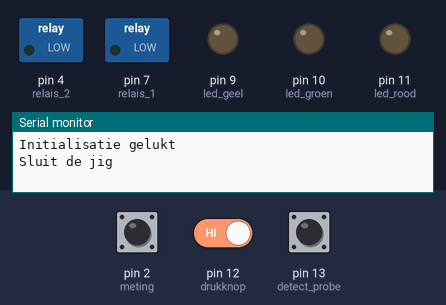
Simulated run of this program. Board: Arduino Uno, built with avr-gcc and run on an emulated ATmega328P. On the bench: switched loads named in the program (green lamp = pin HIGH), output pins drawn as LEDs (lit = HIGH), the last lines printed to the serial monitor. Dashed ring = blinking. The test bench sets the inputs (shaded band); at power-on: pin 13 (detect_probe) HIGH, pin 12 (drukknop) HIGH, pin 2 (meting) HIGH.

Above: at 1.2 s.
1.3 s: pin 13 (detect_probe) pulled LOW for 0.15 s
At 1.37 s:
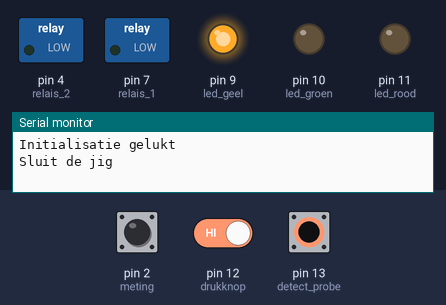
2.9 s: pin 13 (detect_probe) pulled LOW for 3.2 s
At 7.3 s:
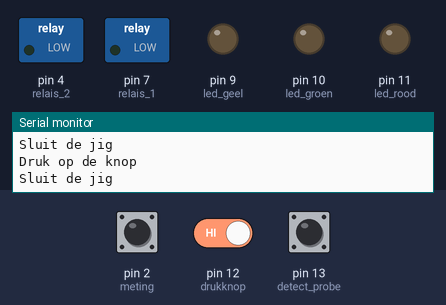
7.6 s: pin 12 (drukknop) driven LOW and pin 13 (detect_probe) driven LOW
At 7.91 s:
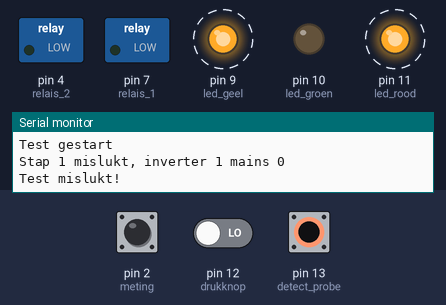
10.6 s: pin 2 (meting) pulled LOW for 0.15 s
At 10.77 s:
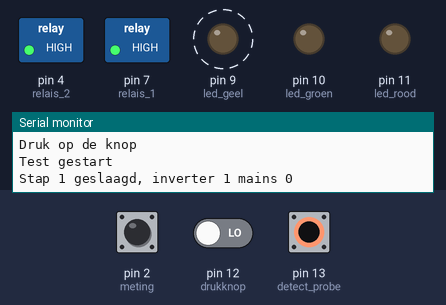
13.6 s: pin 2 (meting) pulled LOW for 1 s
At 14.35 s:
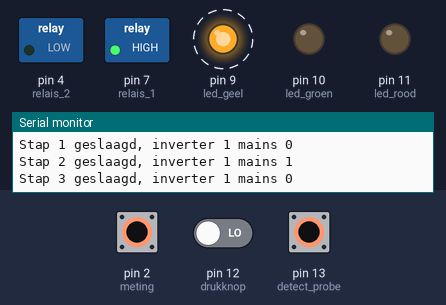
16.6 s: pin 2 (meting) pulled LOW for 3.2 s
At 18.27 s:
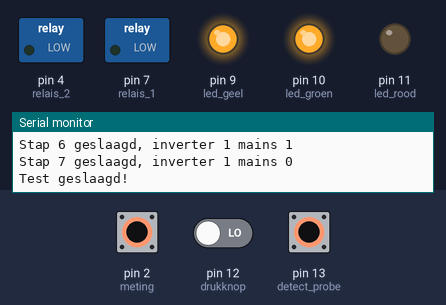
Timing chart, 0 to 22.3 s (numbered marks = the images above; inputs shaded):
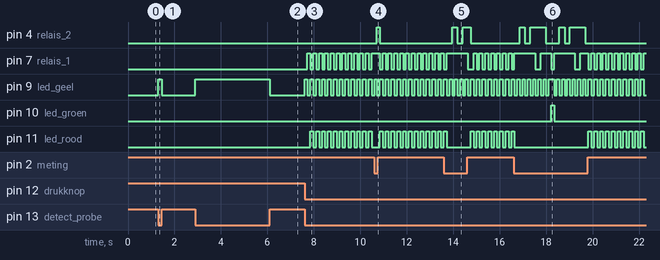

Measured:
- after the input at 1.3 s, pin 9 (led_geel): LOW → HIGH at once, → LOW 0.15 s later
- after the input at 2.9 s, pin 9 (led_geel): LOW → HIGH at once, → LOW 3.2 s later
- after the input at 7.6 s, pin 7 (relais_1): alternates HIGH for 0.13 s and LOW for 0.13 s, starting after 0.13 s; pin 9 (led_geel): alternates HIGH for 0.13 s and LOW for 0.13 s, starting at once; pin 11 (led_rood): alternates HIGH for 0.13 s and LOW for 0.13 s, starting after 0.25 s
- after the input at 10.6 s, pin 4 (relais_2): LOW → HIGH after 0.11 s, → LOW 0.13 s later
- after the input at 13.6 s, pin 4 (relais_2): LOW → HIGH after 0.35 s, → LOW 0.23 s later, → HIGH 0.23 s later, → LOW 0.35 s later
- after the input at 16.6 s, pin 4 (relais_2): LOW → HIGH after 0.26 s, → LOW 0.23 s later, → HIGH 0.23 s later, → LOW 0.68 s later, … (8 changes in this stretch); pin 10 (led_groen): LOW → HIGH after 1.6 s, → LOW 0.13 s later

The program:

main.cpp
```cpp
#include <Arduino.h>
#include "functies.h"

void setup() {
    initialisatie();                                       // Configureer de pinnen
    resettest();                                           // Zet alles uit bij de start
}

void loop() {
    if (detectprobe()) {                                   // Controleer of detectprobe actief is
        resettest();                                       // Reset dus zet alles uit
        return;
    }
    starttest();                                           // Wachten op start

    bool result = schakelrelais(HIGH, LOW);                // Schakel relais 1
    if(result) result = schakelrelais(HIGH, HIGH);         // Schakel relais 1 en 2
    if(result) result = schakelrelais(HIGH, LOW);          // Schakel relais 1
    if(result) result = schakelrelais(HIGH, HIGH);         // Schakel relais 1 en 2
    if(result) result = schakelrelais(LOW, HIGH);          // Schakel relais 2
    if(result) result = schakelrelais(HIGH, HIGH);         // Schakel relais 1 en 2
    if(result) result = schakelrelais(HIGH, LOW);          // Schakel relais 1
    if(result) {                                           // Test geslaagd dus reset test
        Serial.println("Test geslaagd!");
        digitalWrite(relais_1, LOW);
        digitalWrite(relais_2, LOW);
        digitalWrite(led_groen, HIGH);
    }
    else {
        digitalWrite(relais_1, LOW);
        digitalWrite(relais_2, LOW);
    }
}
```

functies.h
```cpp
#ifndef functies_h
#define functies_h

// Pin definities
#define meting 2
#define relais_2 4
#define relais_1 7
#define led_geel 9
#define led_groen 10
#define led_rood 11
#define drukknop 12
#define detect_probe 13

// Functies
void initialisatie();
void resettest();
bool detectprobe();
void starttest();
bool schakelrelais(int relais1_status, int relais2_status);

#endif
```

functies.cpp
```cpp
#include <Arduino.h>
#include "functies.h"

uint8_t wachttijd = 125;                                  // Aantal ms tussen aansturen relais en starten meting
uint8_t indicatortijd = 100;                              // Aantal ms dat indicator lampje aan is tussen de stappen
uint8_t stap;

// Functie om de pinnen in te stellen
void initialisatie() {
    Serial.begin(9600);
    pinMode(meting, INPUT_PULLUP);
    pinMode(relais_2, OUTPUT);
    pinMode(relais_1, OUTPUT);
    pinMode(led_geel, OUTPUT);
    pinMode(led_groen, OUTPUT);
    pinMode(led_rood, OUTPUT);
    pinMode(drukknop, INPUT_PULLUP);
    pinMode(detect_probe, INPUT_PULLUP);
    Serial.println("Initialisatie gelukt");
    Serial.println("Sluit de jig");
}

// Functie om de test te resetten
void resettest() {
    digitalWrite(led_geel, LOW);
    digitalWrite(led_groen, LOW);
    digitalWrite(led_rood, LOW);
    digitalWrite(relais_1, LOW);
    digitalWrite(relais_2, LOW);
}

// Functie om te controleren of de detect probe ingedrukt
bool detectprobe() {
    if (digitalRead(detect_probe) != LOW) {
        digitalWrite(led_geel, LOW);        // Zet alle LED's uit
        digitalWrite(led_groen, LOW);
        digitalWrite(led_rood, LOW);
        return true;
    } else {
        digitalWrite(led_geel, HIGH);
        return false;
    }
}

// Functie om te wachten op de startvoorwaarden
void starttest() {
    stap = 0;
    delay(wachttijd);
    Serial.println("Druk op de knop");
    while (true) {
        if (digitalRead(detect_probe) != LOW) {
            resettest();
            return;
        }
        if (digitalRead(detect_probe) == LOW && digitalRead(drukknop) == LOW) {
            break;
        }
    }

    Serial.println("Test gestart");
    digitalWrite(led_groen, LOW);
    digitalWrite(led_rood, LOW);
}

// Functie voor relais te schakelen
bool schakelrelais(int status_relais1, int status_relais2) {
    if (detectprobe()) {
        Serial.println("Sluit de jig");
        return false;
    }

    stap ++;
    digitalWrite(led_geel, LOW);
    digitalWrite(relais_1, status_relais1);
    digitalWrite(relais_2, status_relais2);
    delay(wachttijd);

    if (digitalRead(meting) != HIGH) {
        Serial.println("Stap " + String(stap) + " geslaagd,"
        " inverter " + String(status_relais1) + " mains " + String(status_relais2));
        digitalWrite(led_geel, HIGH);
        delay(indicatortijd);
        return true;
    } else {
        Serial.println("Stap " + String(stap) + " mislukt,"
        " inverter " + String(status_relais1) + " mains " + String(status_relais2));
        Serial.println("Test mislukt!");
        digitalWrite(led_rood, HIGH);
        return false;
    }
}
```
